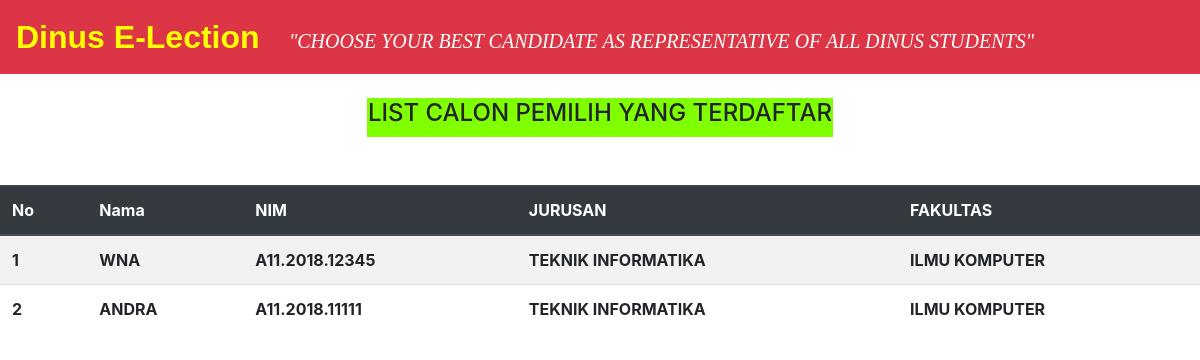
Page /list.php on the committed database.
### tables this page shows
CREATE TABLE `user` (
  `id` int(11) NOT NULL,
  `nama` varchar(100) NOT NULL,
  `nim` char(14) NOT NULL,
  `jurusan` varchar(100) NOT NULL,
  `fakultas` varchar(100) NOT NULL,
  `password` varchar(100) NOT NULL
);

### list.php (the view, shortened to what this page needs)
<!DOCTYPE html>
<html>
<head>
	<link rel="stylesheet" href="https://stackpath.bootstrapcdn.com/bootstrap/4.5.0/css/bootstrap.min.css">
</head>
<body>
	<nav class="navbar navbar-dark bg-danger">
  <a class="navbar-brand" href="#"><b><font face="sans-serif" size="6" color="yellow">Dinus E-Lection</font>&nbsp &nbsp &nbsp</b>
    <font face="calibri" color="white"><i>"CHOOSE YOUR BEST CANDIDATE AS REPRESENTATIVE OF ALL DINUS STUDENTS" </i></font></a>
    </nav><br>
    <center><b>
    	<table bgcolor="chartreuse">
    		<td><h4>LIST CALON PEMILIH YANG TERDAFTAR</h4></td>
    	</table><br><br>
    <table class="table table-striped ">
      <thead class="thead-dark">
        <tr>
          <th>No</th>
          <th>Nama</th>
          <th>NIM</th>
          <th>JURUSAN</th>
          <th>FAKULTAS</th>
        </tr>
    </thead>
    <tbody>
      <?php
      include 'koneksi.php';
      $query = "SELECT * FROM user";
      $result = mysqli_query($koneksi, $query);
      $no = 1;
      while($row = mysqli_fetch_assoc($result))
      {
      ?>
       <tr>
          <td><?php echo $no; ?></td>
          <td><?php echo $row['nama']; ?></td>
          <td><?php echo $row['nim']; ?></td>
          <td><?php echo $row['jurusan']; ?></td>
          <td><?php echo $row['fakultas']; ?></td>
      </tr>
      <?php
        $no++;
      }
      ?>
    </tbody>
    </table>
</body>
</html>

### rows in the picture
user: nama "WNA", nim "A11.2018.12345", jurusan "TEKNIK INFORMATIKA", fakultas "ILMU KOMPUTER"
user: nama "ANDRA", nim "A11.2018.11111", jurusan "TEKNIK INFORMATIKA", fakultas "ILMU KOMPUTER"
